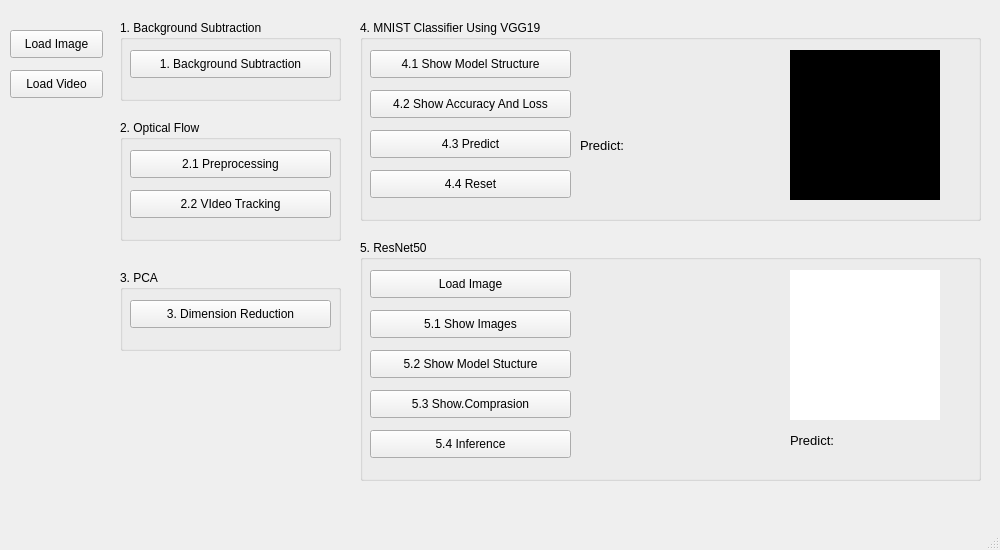
<?xml version="1.0" encoding="UTF-8"?>
<ui version="4.0">
 <class>MainWindow</class>
 <widget class="QMainWindow" name="MainWindow">
  <property name="geometry">
   <rect>
    <x>0</x>
    <y>0</y>
    <width>1000</width>
    <height>550</height>
   </rect>
  </property>
  <property name="windowTitle">
   <string>MainWindow</string>
  </property>
  <widget class="QWidget" name="centralwidget">
   <widget class="QGroupBox" name="groupBox">
    <property name="geometry">
     <rect>
      <x>120</x>
      <y>20</y>
      <width>221</width>
      <height>81</height>
     </rect>
    </property>
    <property name="title">
     <string>1. Background Subtraction</string>
    </property>
    <widget class="QPushButton" name="bg_subtraction">
     <property name="geometry">
      <rect>
       <x>10</x>
       <y>30</y>
       <width>201</width>
       <height>28</height>
      </rect>
     </property>
     <property name="text">
      <string>1. Background Subtraction</string>
     </property>
    </widget>
   </widget>
   <widget class="QPushButton" name="load_image">
    <property name="geometry">
     <rect>
      <x>10</x>
      <y>30</y>
      <width>93</width>
      <height>28</height>
     </rect>
    </property>
    <property name="text">
     <string>Load Image</string>
    </property>
   </widget>
   <widget class="QPushButton" name="load_video">
    <property name="geometry">
     <rect>
      <x>10</x>
      <y>70</y>
      <width>93</width>
      <height>28</height>
     </rect>
    </property>
    <property name="text">
     <string>Load Video</string>
    </property>
   </widget>
   <widget class="QGroupBox" name="groupBox_2">
    <property name="geometry">
     <rect>
      <x>120</x>
      <y>120</y>
      <width>221</width>
      <height>121</height>
     </rect>
    </property>
    <property name="title">
     <string>2. Optical Flow</string>
    </property>
    <widget class="QPushButton" name="preprocessing">
     <property name="geometry">
      <rect>
       <x>10</x>
       <y>30</y>
       <width>201</width>
       <height>28</height>
      </rect>
     </property>
     <property name="text">
      <string>2.1 Preprocessing</string>
     </property>
    </widget>
    <widget class="QPushButton" name="video_tracking">
     <property name="geometry">
      <rect>
       <x>10</x>
       <y>70</y>
       <width>201</width>
       <height>28</height>
      </rect>
     </property>
     <property name="text">
      <string>2.2 VIdeo Tracking</string>
     </property>
    </widget>
   </widget>
   <widget class="QGroupBox" name="groupBox_3">
    <property name="geometry">
     <rect>
      <x>120</x>
      <y>270</y>
      <width>221</width>
      <height>81</height>
     </rect>
    </property>
    <property name="title">
     <string>3. PCA</string>
    </property>
    <widget class="QPushButton" name="dim_reduction">
     <property name="geometry">
      <rect>
       <x>10</x>
       <y>30</y>
       <width>201</width>
       <height>28</height>
      </rect>
     </property>
     <property name="text">
      <string>3. Dimension Reduction</string>
     </property>
    </widget>
   </widget>
   <widget class="QGroupBox" name="groupBox_4">
    <property name="geometry">
     <rect>
      <x>360</x>
      <y>20</y>
      <width>621</width>
      <height>201</height>
     </rect>
    </property>
    <property name="title">
     <string>4. MNIST Classifier Using VGG19</string>
    </property>
    <widget class="QPushButton" name="show_model1">
     <property name="geometry">
      <rect>
       <x>10</x>
       <y>30</y>
       <width>201</width>
       <height>28</height>
      </rect>
     </property>
     <property name="text">
      <string>4.1 Show Model Structure</string>
     </property>
    </widget>
    <widget class="QPushButton" name="show_acc_loss">
     <property name="geometry">
      <rect>
       <x>10</x>
       <y>70</y>
       <width>201</width>
       <height>28</height>
      </rect>
     </property>
     <property name="text">
      <string>4.2 Show Accuracy And Loss</string>
     </property>
    </widget>
    <widget class="QPushButton" name="predict">
     <property name="geometry">
      <rect>
       <x>10</x>
       <y>110</y>
       <width>201</width>
       <height>28</height>
      </rect>
     </property>
     <property name="text">
      <string>4.3 Predict</string>
     </property>
    </widget>
    <widget class="QPushButton" name="reset">
     <property name="geometry">
      <rect>
       <x>10</x>
       <y>150</y>
       <width>201</width>
       <height>28</height>
      </rect>
     </property>
     <property name="text">
      <string>4.4 Reset</string>
     </property>
    </widget>
    <widget class="QLabel" name="label_GraffitiWall">
     <property name="geometry">
      <rect>
       <x>430</x>
       <y>30</y>
       <width>150</width>
       <height>150</height>
      </rect>
     </property>
     <property name="styleSheet">
      <string notr="true">background-color: rgb(0, 0, 0)</string>
     </property>
     <property name="text">
      <string>TextLabel</string>
     </property>
    </widget>
    <widget class="QLabel" name="Q4_predict">
     <property name="geometry">
      <rect>
       <x>220</x>
       <y>115</y>
       <width>151</width>
       <height>21</height>
      </rect>
     </property>
     <property name="text">
      <string>&lt;html&gt;&lt;head/&gt;&lt;body&gt;&lt;p&gt;&lt;span style=&quot; font-size:10pt;&quot;&gt;Predict: &lt;/span&gt;&lt;/p&gt;&lt;/body&gt;&lt;/html&gt;</string>
     </property>
    </widget>
   </widget>
   <widget class="QGroupBox" name="groupBox_5">
    <property name="geometry">
     <rect>
      <x>360</x>
      <y>240</y>
      <width>621</width>
      <height>241</height>
     </rect>
    </property>
    <property name="title">
     <string>5. ResNet50</string>
    </property>
    <widget class="QPushButton" name="load_image2">
     <property name="geometry">
      <rect>
       <x>10</x>
       <y>30</y>
       <width>201</width>
       <height>28</height>
      </rect>
     </property>
     <property name="text">
      <string>Load Image</string>
     </property>
    </widget>
    <widget class="QPushButton" name="show_image">
     <property name="geometry">
      <rect>
       <x>10</x>
       <y>70</y>
       <width>201</width>
       <height>28</height>
      </rect>
     </property>
     <property name="text">
      <string>5.1 Show Images</string>
     </property>
    </widget>
    <widget class="QPushButton" name="show_model2">
     <property name="geometry">
      <rect>
       <x>10</x>
       <y>110</y>
       <width>201</width>
       <height>28</height>
      </rect>
     </property>
     <property name="text">
      <string>5.2 Show Model Stucture</string>
     </property>
    </widget>
    <widget class="QPushButton" name="comprasion">
     <property name="geometry">
      <rect>
       <x>10</x>
       <y>150</y>
       <width>201</width>
       <height>28</height>
      </rect>
     </property>
     <property name="text">
      <string>5.3 Show.Comprasion</string>
     </property>
    </widget>
    <widget class="QPushButton" name="inference">
     <property name="geometry">
      <rect>
       <x>10</x>
       <y>190</y>
       <width>201</width>
       <height>28</height>
      </rect>
     </property>
     <property name="text">
      <string>5.4 Inference</string>
     </property>
    </widget>
    <widget class="QLabel" name="Q5_load_img">
     <property name="geometry">
      <rect>
       <x>430</x>
       <y>30</y>
       <width>150</width>
       <height>150</height>
      </rect>
     </property>
     <property name="styleSheet">
      <string notr="true">background-color: rgb(255,255,255)</string>
     </property>
     <property name="text">
      <string/>
     </property>
    </widget>
    <widget class="QLabel" name="Q5_predict">
     <property name="geometry">
      <rect>
       <x>430</x>
       <y>190</y>
       <width>151</width>
       <height>21</height>
      </rect>
     </property>
     <property name="text">
      <string>&lt;html&gt;&lt;head/&gt;&lt;body&gt;&lt;p&gt;&lt;span style=&quot; font-size:10pt;&quot;&gt;Predict: &lt;/span&gt;&lt;/p&gt;&lt;/body&gt;&lt;/html&gt;</string>
     </property>
    </widget>
   </widget>
  </widget>
  <widget class="QMenuBar" name="menubar">
   <property name="geometry">
    <rect>
     <x>0</x>
     <y>0</y>
     <width>1000</width>
     <height>25</height>
    </rect>
   </property>
  </widget>
  <widget class="QStatusBar" name="statusbar"/>
 </widget>
 <resources/>
 <connections/>
</ui>
